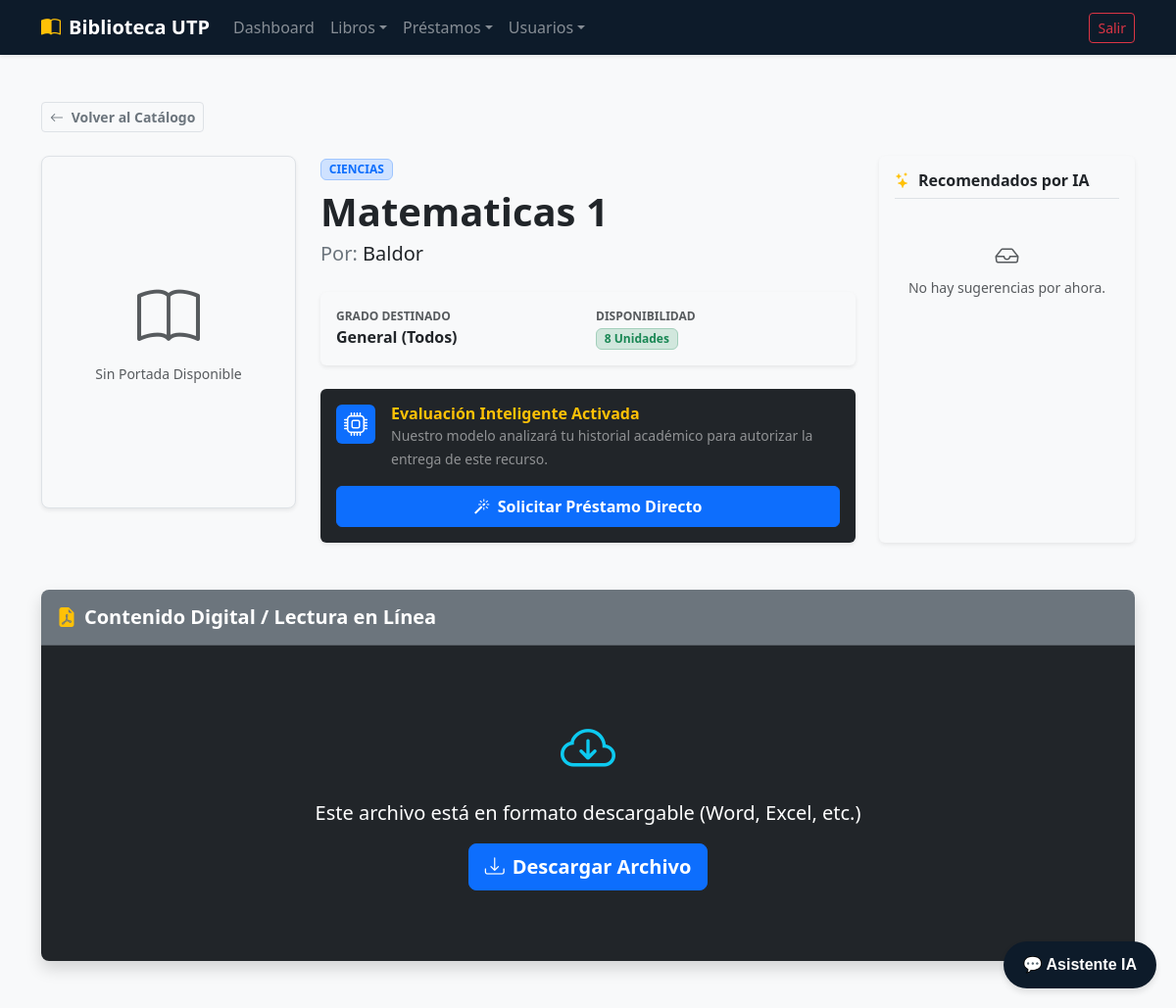
The app's page /libros/detalle/1/ (signed in), older data.
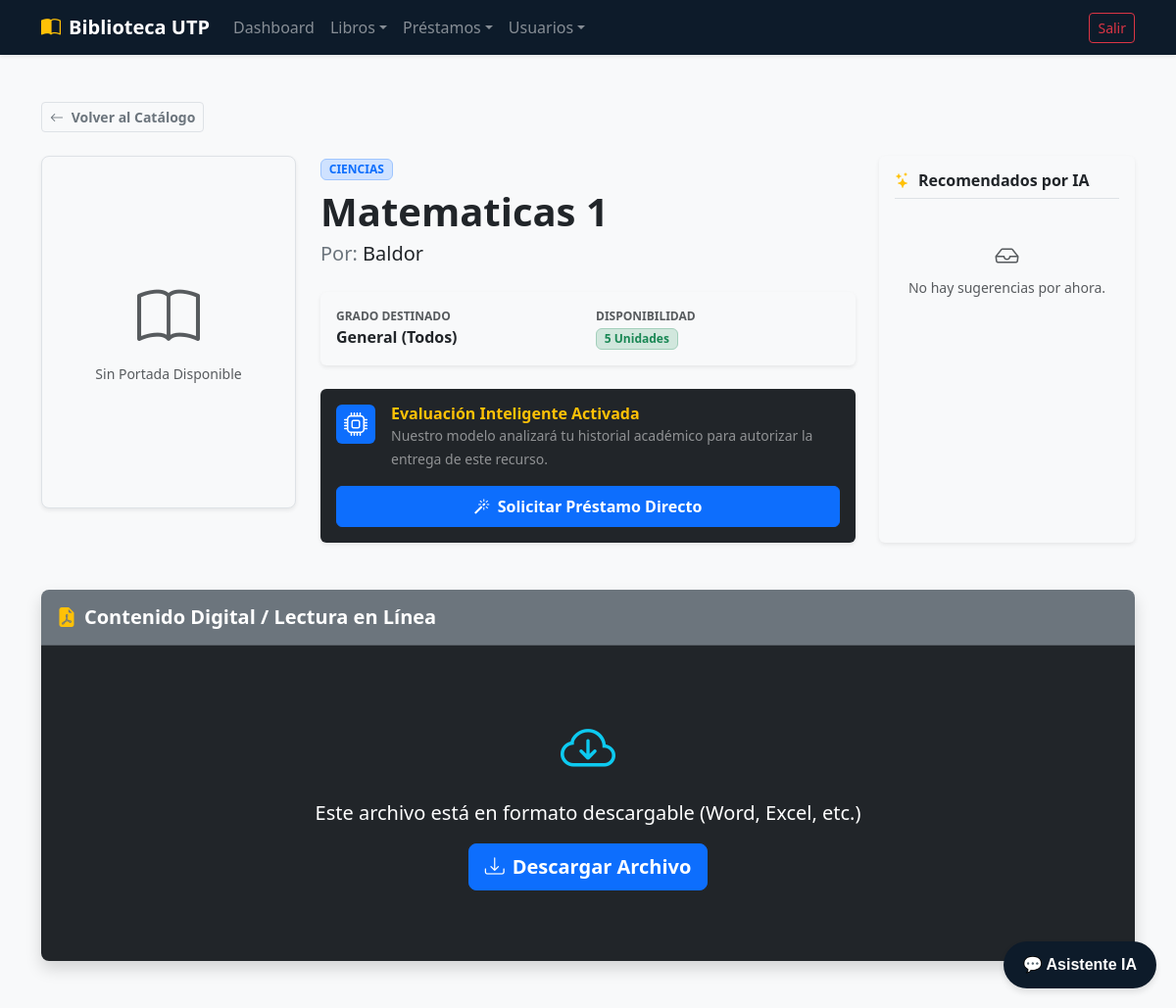
The same page, newer data.
### apps/libros/models.py (models this page shows, shortened)
class Libro(models.Model):
    GRADOS_DESTINO = (
        ('primaria', 'Primaria'),
        ('secundaria', 'Secundaria'),
        ('general', 'General (Todos)'),
    )
    titulo = models.CharField(max_length=200)
    autor = models.CharField(max_length=150)
    categoria = models.CharField(max_length=100)
    archivo_pdf = models.FileField(upload_to='libros_pdfs/') # Para subir el archivo digital
    portada = models.ImageField(upload_to='portadas/', blank=True, null=True)
    grado_objetivo = models.CharField(max_length=20, choices=GRADOS_DESTINO, default='general')
    ejemplares_disponibles = models.PositiveIntegerField(default=1)
    @property
    def es_pdf(self):
        if self.archivo_pdf:
            return self.archivo_pdf.name.lower().endswith('.pdf')
        return False

### apps/libros/views.py (the view)
# urls.py: path('detalle/<int:pk>/', views.LibroDetailView.as_view(), name='detalle'),
class LibroDetailView(LoginRequiredMixin, DetailView):
    model = Libro
    template_name = 'libros/libro_detalle.html'
    context_object_name = 'libro'
    def get_queryset(self):
        usuario = self.request.user
        queryset = Libro.objects.all()
        if usuario.rol == 'estudiante':
            queryset = queryset.filter(Q(grado_objetivo=usuario.grado_escolar) | Q(grado_objetivo='general'))
        return queryset
    def get_context_data(self, **kwargs):
        context = super().get_context_data(**kwargs)
        libro_actual = self.object
        usuario = self.request.user
        todos_los_libros = Libro.objects.exclude(id=libro_actual.id)
        recomendados = []
        for l in todos_los_libros:
            if l.categoria == libro_actual.categoria and (l.grado_objetivo == usuario.grado_escolar or l.grado_objetivo == 'general'):
                recomendados.append(l)
                if len(recomendados) >= 3:
                    break
        context['recomendados'] = recomendados
        tiene_prestamo = False
        if usuario.is_superuser or usuario.rol == 'bibliotecario':
            tiene_prestamo = True
        else:
            from apps.prestamos.models import Prestamo
            tiene_prestamo = Prestamo.objects.filter(usuario=usuario, libro=libro_actual, estado='activo').exists()
        context['tiene_prestamo'] = tiene_prestamo
        return context

### apps/libros/templates/libros/libro_detalle.html (shortened to what the changed rows need)
{% extends 'usuarios/base.html' %}
{% block content %}
<div class="container my-5">
    <div class="row g-4 mb-5">
        <div class="col-12 col-md-8 col-lg-6">
            <span class="badge bg-primary-subtle text-primary border border-primary-subtle px-2.5 py-1.5 mb-2 fw-semibold text-uppercase">
                {{ libro.categoria }}
            </span>
            <h1 class="fw-bold text-dark mb-1">{{ libro.titulo }}</h1>
            <p class="fs-5 text-secondary mb-4">Por: <span class="text-dark fw-medium">{{ libro.autor }}</span></p>
            <div class="card card-body border-0 bg-light p-3 mb-4 shadow-sm">
                <div class="row g-3">
                    <div class="col-6">
                        <small class="text-muted d-block text-uppercase fw-bold fs-7">Grado Destinado</small>
                        <span class="text-dark fw-semibold">{{ libro.get_grado_objetivo_display }}</span>
                    </div>
                    <div class="col-6">
                        <small class="text-muted d-block text-uppercase fw-bold fs-7">Disponibilidad</small>
                        {% if libro.ejemplares_disponibles > 0 %}
                            <span class="badge bg-success-subtle text-success border border-success-subtle px-2.5 py-1 fw-bold">
                                {{ libro.ejemplares_disponibles }} Unidades
                            </span>
                        {% else %}
                            <span class="badge bg-danger-subtle text-danger border border-danger-subtle px-2.5 py-1 fw-bold">
                                Agotado temporalmente
                            </span>
                        {% endif %}
                    </div>
                </div>
            </div>
            {% if user.rol == 'estudiante' or user.rol == 'docente' %}
                <div class="card border-0 bg-dark text-white p-3 shadow-sm">
                    <div class="d-flex align-items-start gap-3 mb-3">
                    </div>
                    <form action="{% url 'prestamos:solicitar' libro.id %}" method="post">
                    </form>
                </div>
            {% endif %}
        </div>
    </div>
</div>
{% endblock %}

Row changes from the older to the newer data that the page shows:
changed Libro "Matematicas 1": ejemplares_disponibles "8" → "5"
